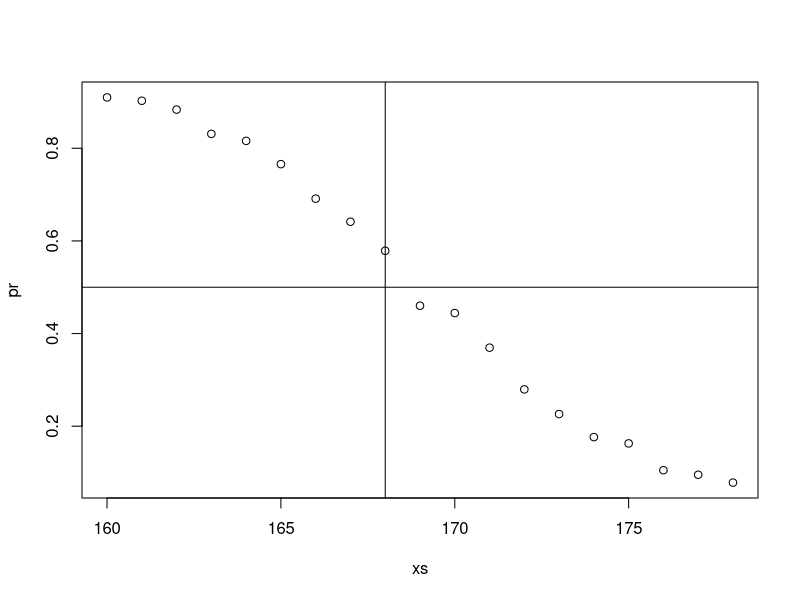

Recreate this plot in R.
#!/usr/bin/env R


n = 1000
y = rbinom(n,1,0.25)
##proportion of ones Pr(Y)
sum(y==1)/length(y)
##expectaion of Y
mean(y)


n = 10000
set.seed(1)
men = rnorm(n,176,7) #height in centimeters
women = rnorm(n,162,7) #height in centimeters
y = c(rep(0,n),rep(1,n))
x = round(c(men,women))
##mix it up
ind = sample(seq(along=y))
y = y[ind]
x = x[ind]

# Conditional Expectation Exercises #1
mean(y[x==176]) # The same row index of x and y represent the same person.

# Conditional Expectation Exercises #2
xs = seq(160,178)
pr =sapply(xs,function(x0) mean(y[x==x0]))
plot(xs,pr)
abline(h=0.5)
abline(v=168)
